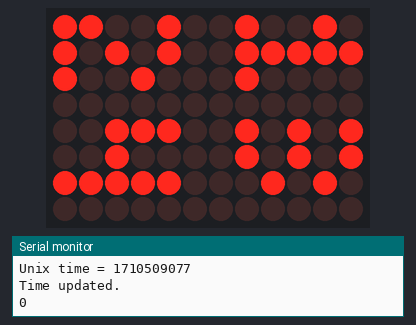
This sketch was run on a simulated Arduino Uno R4 WiFi. On the bench: 12×8 LED matrix, the last lines printed to the serial monitor. WiFi joins after 1.5 s; servers stay silent unless stated; the local clock reads 2024-03-15 10:24:30 at power-on unless the sketch sets it.

Above: at 7.6 s.
At 22.1 s:
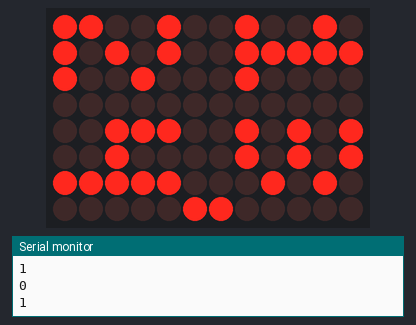
At 31.1 s:
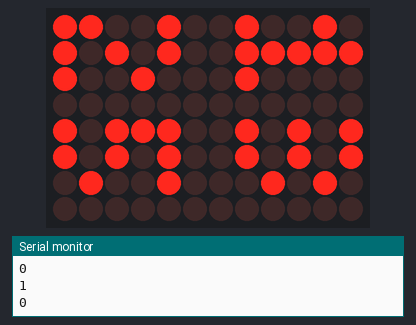
At 38.1 s:
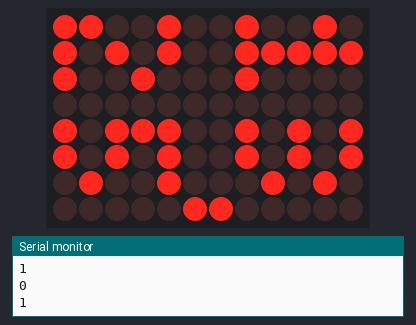

Measured:
- what the display in image 0 shows lasts 0.5 s, from 7.5 s to 8.0 s
- what the display in image 1 shows lasts 1.0 s, from 22.0 s to 23.0 s

The sketch:

AUR4_RTC_NTC_clock3b.ino
```cpp
/*
 * original from https://www.hackster.io/mdraber/digital-clock-with-arduino-uno-rev4-wifi-s-rtc-an-led-matrix-484d2e
 * Nicu FLORICA (niq_ro) used NTP updates based on https://github.com/eremef/aur4_clock
 * v3a - updated number style
 * v3b - moved seconds after hours (instead before minutes)
 */

#include <WiFiS3.h>
#include "RTC.h"
#include "Arduino_LED_Matrix.h"

#define SECRET_SSID "bbk2"
#define SECRET_PASS "internet2"

#define TIMEZONE_OFFSET_HOURS 3 //2

unsigned long currentMillis;
unsigned long previousMillis = 0;

// please enter your sensitive data in the Secret tab/arduino_secrets.h
char ssid[] = SECRET_SSID; // your network SSID (name)
char pass[] = SECRET_PASS; // your network password (use for WPA, or use as key for WEP)

constexpr unsigned int LOCAL_PORT = 2390;  // local port to listen for UDP packets
constexpr int NTP_PACKET_SIZE = 48; // NTP timestamp is in the first 48 bytes of the message

int wifiStatus = WL_IDLE_STATUS;
IPAddress timeServer(162, 159, 200, 123); // pool.ntp.org NTP server
byte packetBuffer[NTP_PACKET_SIZE]; //buffer to hold incoming and outgoing packets
WiFiUDP Udp; // A UDP instance to let us send and receive packets over UDP

ArduinoLEDMatrix matrix;

byte Time[8][12] = {
  { 0, 0, 0, 0, 0, 0, 0, 0, 0, 0, 0, 0 },
  { 0, 0, 0, 0, 0, 0, 0, 0, 0, 0, 0, 0 },
  { 0, 0, 0, 0, 0, 0, 0, 0, 0, 0, 0, 0 },
  { 0, 0, 0, 0, 0, 0, 0, 0, 0, 0, 0, 0 },
  { 0, 0, 0, 0, 0, 0, 0, 0, 0, 0, 0, 0 },
  { 0, 0, 0, 0, 0, 0, 0, 0, 0, 0, 0, 0 },
  { 0, 0, 0, 0, 0, 0, 0, 0, 0, 0, 0, 0 },
  { 0, 0, 0, 0, 0, 0, 0, 0, 0, 0, 0, 0 }
};
/*
byte  Digits  [5][30]{
{ 1, 1, 1, 0, 0, 1, 1, 1, 1, 1, 1, 1, 1, 0, 1, 1, 1, 1, 1, 1, 1, 1, 1, 1, 1, 1, 1, 1, 1, 1 },
{ 1, 0, 1, 0, 0, 1, 0, 0, 1, 0, 0, 1, 1, 0, 1, 1, 0, 0, 1, 0, 0, 0, 0, 1, 1, 0, 1, 1, 0, 1 },
{ 1, 0, 1, 0, 0, 1, 1, 1, 1, 1, 1, 1, 1, 1, 1, 1, 1, 1, 1, 1, 1, 0, 0, 1, 1, 1, 1, 1, 1, 1 },
{ 1, 0, 1, 0, 0, 1, 1, 0, 0, 0, 0, 1, 0, 0, 1, 0, 0, 1, 1, 0, 1, 0, 0, 1, 1, 0, 1, 0, 0, 1 },
{ 1, 1, 1, 0, 0, 1, 1, 1, 1, 1, 1, 1, 0, 0, 1, 1, 1, 1, 1, 1, 1, 0, 0, 1, 1, 1, 1, 1, 1, 1 },
};
*/
byte  Digits  [5][30]{
  { 0, 1, 0, 0, 1, 0, 1, 1, 0, 1, 1, 0, 1, 0, 1, 1, 1, 1, 0, 1, 1, 1, 1, 1, 0, 1, 0, 0, 1, 0 },
  { 1, 0, 1, 1, 1, 0, 0, 0, 1, 0, 0, 1, 1, 0, 1, 1, 0, 0, 1, 0, 0, 0, 0, 1, 1, 0, 1, 1, 0, 1 },
  { 1, 0, 1, 0, 1, 0, 0, 1, 0, 1, 1, 0, 1, 1, 1, 1, 1, 0, 1, 1, 0, 0, 1, 0, 0, 1, 0, 0, 1, 1 },
  { 1, 0, 1, 0, 1, 0, 1, 0, 0, 0, 0, 1, 0, 0, 1, 0, 0, 1, 1, 0, 1, 0, 1, 0, 1, 0, 1, 0, 0, 1 },
  { 0, 1, 0, 1, 1, 1, 1, 1, 1, 1, 1, 0, 0, 0, 1, 1, 1, 0, 0, 1, 0, 0, 1, 0, 0, 1, 0, 1, 1, 0 },
  };

int currentSecond;
boolean secondsON_OFF = 1;
int hours, minutes, seconds, year, dayofMon;
String dayofWeek, month;

void displayDigit(int d, int s_x, int s_y){
  for (int i=0;i<3;i++)
    for (int j=0;j<5;j++)
      Time[i+s_x][11-j-s_y] = Digits[j][i+d*3];

  matrix.renderBitmap(Time, 8, 12);
}


DayOfWeek convertDOW(String dow){
  if (dow == String("Mon")) return DayOfWeek::MONDAY;
  if (dow == String("Tue")) return DayOfWeek::TUESDAY;
  if (dow == String("Wed")) return DayOfWeek::WEDNESDAY;
  if (dow == String("Thu")) return DayOfWeek::THURSDAY;
  if (dow == String("Fri")) return DayOfWeek::FRIDAY;
  if (dow == String("Sat")) return DayOfWeek::SATURDAY;
  if (dow == String("Sun")) return DayOfWeek::SUNDAY;
}

Month convertMonth(String m){
 if (m == String("Jan")) return Month::JANUARY;
  if (m == String("Feb")) return Month::FEBRUARY;
  if (m == String("Mar")) return Month::MARCH;
  if (m == String("Apr")) return Month::APRIL;
  if (m == String("May")) return Month::MAY;
  if (m == String("Jun")) return Month::JUNE;
  if (m == String("Jul")) return Month::JULY;
  if (m == String("Aug")) return Month::AUGUST;
  if (m == String("Sep")) return Month::SEPTEMBER;
  if (m == String("Oct")) return Month::OCTOBER;
  if (m == String("Nov")) return Month::NOVEMBER;
  if (m == String("Dec")) return Month::DECEMBER;
}

void getCurTime(String timeSTR,String* d_w,int* d_mn, String* mn,int* h,int* m,int* s,int* y){

  *d_w = timeSTR.substring(0,3);
  *mn = timeSTR.substring(4,7);
  *d_mn = timeSTR.substring(8,11).toInt();
  *h = timeSTR.substring(11,13).toInt();
  *m = timeSTR.substring(14,16).toInt();
  *s = timeSTR.substring(17,19).toInt();
  *y = timeSTR.substring(20,24).toInt();
}

// send an NTP request to the time server at the given address
unsigned long sendNTPpacket(IPAddress& address) {
  // set all bytes in the buffer to 0
  memset(packetBuffer, 0, NTP_PACKET_SIZE);
  // Initialize values needed to form NTP request
  // (see URL above for details on the packets)
  packetBuffer[0] = 0b11100011;   // LI, Version, Mode
  packetBuffer[1] = 0;     // Stratum, or type of clock
  packetBuffer[2] = 6;     // Polling Interval
  packetBuffer[3] = 0xEC;  // Peer Clock Precision
  // 8 bytes of zero for Root Delay & Root Dispersion
  packetBuffer[12]  = 49;
  packetBuffer[13]  = 0x4E;
  packetBuffer[14]  = 49;
  packetBuffer[15]  = 52;

  // all NTP fields have been given values, now
  // you can send a packet requesting a timestamp:
  Udp.beginPacket(address, 123); //NTP requests are to port 123
  Udp.write(packetBuffer, NTP_PACKET_SIZE);
  Udp.endPacket();
}

void printWifiStatus() {
  // print the SSID of the network you're attached to:
  Serial.print("SSID: ");
  Serial.println(WiFi.SSID());

  // print your board's IP address:
  IPAddress ip = WiFi.localIP();
  Serial.print("IP Address: ");
  Serial.println(ip);

  // print the received signal strength:
  long rssi = WiFi.RSSI();
  Serial.print("signal strength (RSSI):");
  Serial.print(rssi);
  Serial.println(" dBm");
}

void connectToWiFi(){
  // check for the WiFi module:
  if (WiFi.status() == WL_NO_MODULE) {
    Serial.println("Communication with WiFi module failed!");
    // don't continue
    while (true);
  }

  String fv = WiFi.firmwareVersion();
  if (fv < WIFI_FIRMWARE_LATEST_VERSION) {
    Serial.println("Please upgrade the firmware");
  }

  // attempt to connect to WiFi network:
  while (wifiStatus != WL_CONNECTED) {
    Serial.print("Attempting to connect to SSID: ");
    Serial.println(ssid);
    // Connect to WPA/WPA2 network. Change this line if using open or WEP network:
    wifiStatus = WiFi.begin(ssid, pass);
  }
  delay(5000);
  Serial.println("Connected to WiFi");
  printWifiStatus();
}

/**
 * Calculates the current unix time, that is the time in seconds since Jan 1 1970.
 * It will try to get the time from the NTP server up to `maxTries` times,
 * then convert it to Unix time and return it.
 * You can optionally specify a time zone offset in hours that can be positive or negative.
*/
unsigned long getUnixTime(int8_t timeZoneOffsetHours = 0, uint8_t maxTries = 5){
  // Try up to `maxTries` times to get a timestamp from the NTP server, then give up.
  for (size_t i = 0; i < maxTries; i++){
    sendNTPpacket(timeServer); // send an NTP packet to a time server
    // wait to see if a reply is available
    delay(1000);

    if (Udp.parsePacket()) {
      Serial.println("Packet received.");
      Udp.read(packetBuffer, NTP_PACKET_SIZE); // read the packet into the buffer

      //the timestamp starts at byte 40 of the received packet and is four bytes,
      //or two words, long. First, extract the two words:
      unsigned long highWord = word(packetBuffer[40], packetBuffer[41]);
      unsigned long lowWord = word(packetBuffer[42], packetBuffer[43]);

      // Combine the four bytes (two words) into a long integer
      // this is NTP time (seconds since Jan 1 1900):
      unsigned long secsSince1900 = highWord << 16 | lowWord;

      // Now convert NTP time into everyday time:
      // Unix time starts on Jan 1 1970. In seconds, that's 2208988800:
      const unsigned long seventyYears = 2208988800UL;
      unsigned long secondsSince1970 = secsSince1900 - seventyYears + (timeZoneOffsetHours * 3600);
      return secondsSince1970;
    } else {
      Serial.println("Packet not received. Trying again.");
    }
  }
  return 0;
}

void updateTime(){
  yield();
  Serial.println("\nStarting connection to NTP server...");
  auto unixTime = getUnixTime(TIMEZONE_OFFSET_HOURS, 25);
  Serial.print("Unix time = ");
  Serial.println(unixTime);
  if(unixTime == 0){
    unixTime = getUnixTime(2,25);
  }
  RTCTime timeToSet = RTCTime(unixTime);
  RTC.setTime(timeToSet);
  Serial.println("Time updated.");
}


void setup() {
  Serial.begin(9600);
  connectToWiFi();
  Udp.begin(LOCAL_PORT);
  matrix.begin();
  RTC.begin();
  updateTime();

   /*
  String timeStamp = __TIMESTAMP__;
  getCurTime(timeStamp,&dayofWeek,&dayofMon,&month,&hours,&minutes,&seconds,&year);
  RTCTime startTime(dayofMon, convertMonth(month) , year, hours, minutes, seconds,
                    convertDOW(dayofWeek), SaveLight::SAVING_TIME_ACTIVE);
  RTC.setTime(startTime);
  */
}

void loop(){
  currentMillis = millis();
  if(currentMillis - previousMillis > 43200000)
   { // 1000 * 60 * 60 * 12
    updateTime();
    previousMillis = currentMillis;
   }

  RTCTime currentTime;
  RTC.getTime(currentTime);
  if (currentTime.getSeconds()!=currentSecond)
  {
    secondsON_OFF ?  secondsON_OFF = 0 : secondsON_OFF = 1;
    displayDigit((int)(currentTime.getHour()/10),0,0);
    displayDigit(currentTime.getHour()%10,4,0);
    displayDigit((int)(currentTime.getMinutes()/10),0,7);
    displayDigit(currentTime.getMinutes()%10,4,7);
    Time[7][5]=secondsON_OFF;
    Time[7][6]=secondsON_OFF;
    currentSecond=currentTime.getSeconds();
    matrix.renderBitmap(Time, 8, 12);
    Serial.println(secondsON_OFF);
  }
  delay(500);
} // end main loop
```
